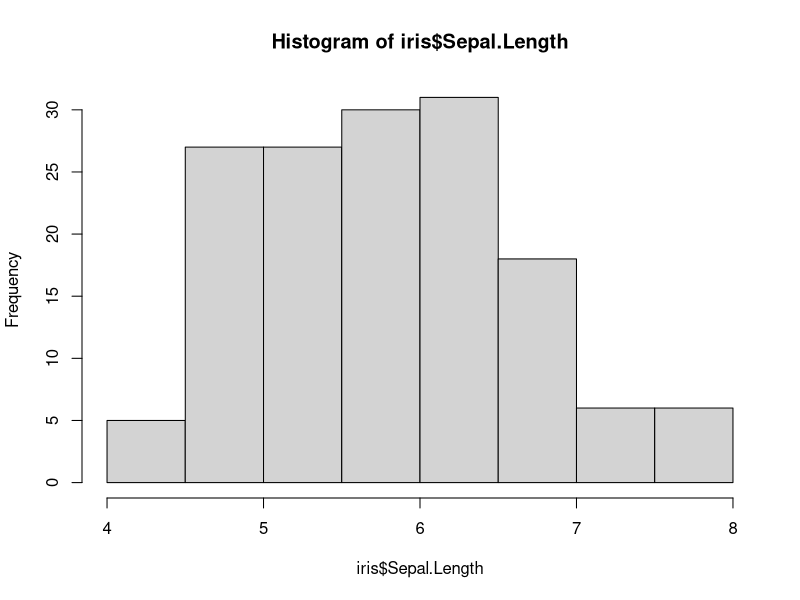
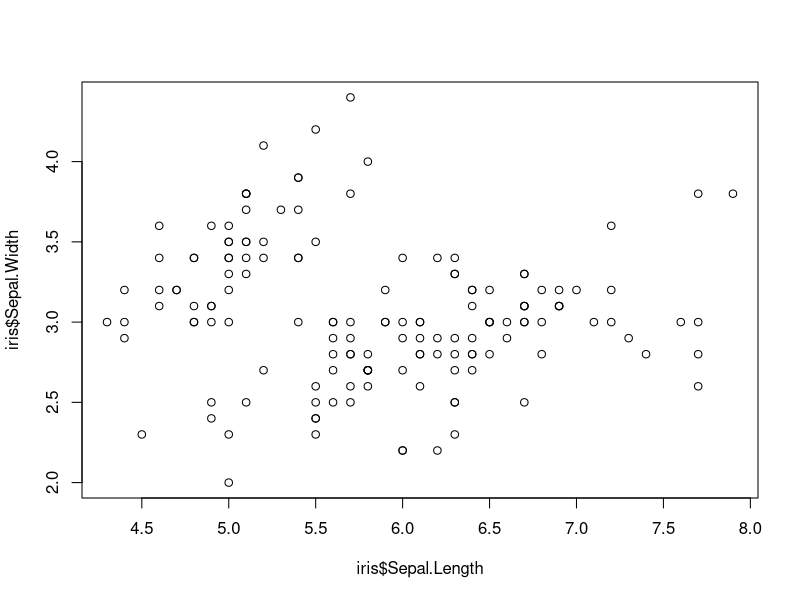
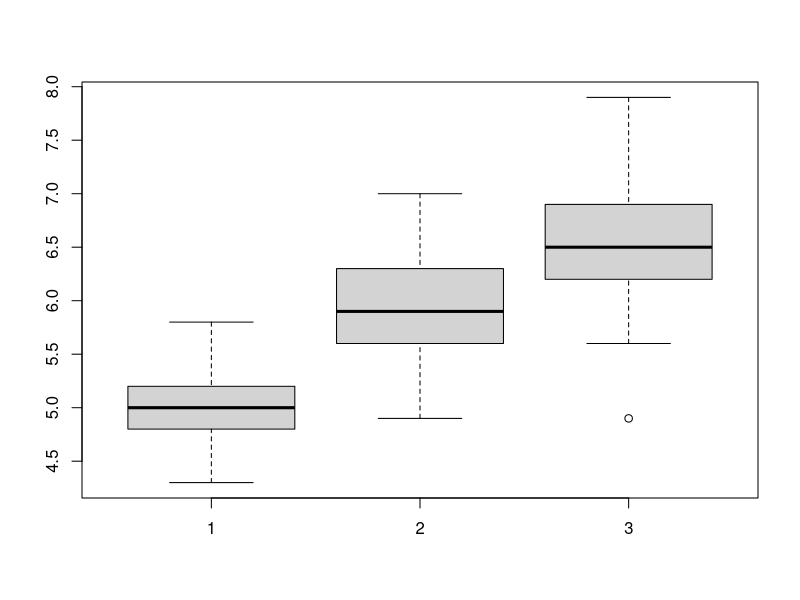
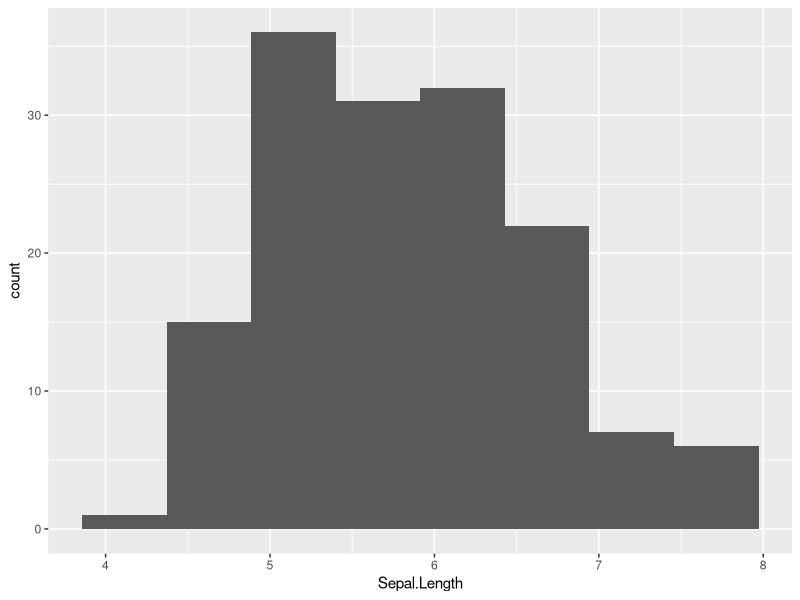
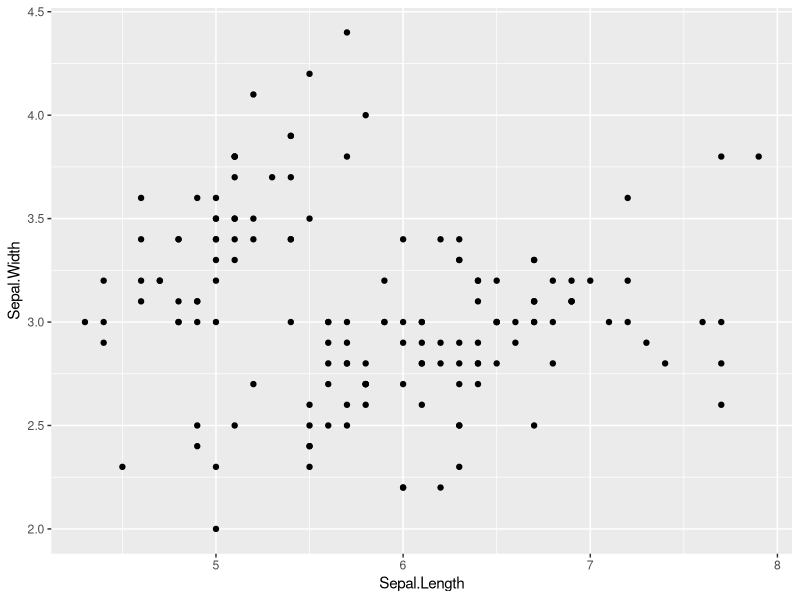
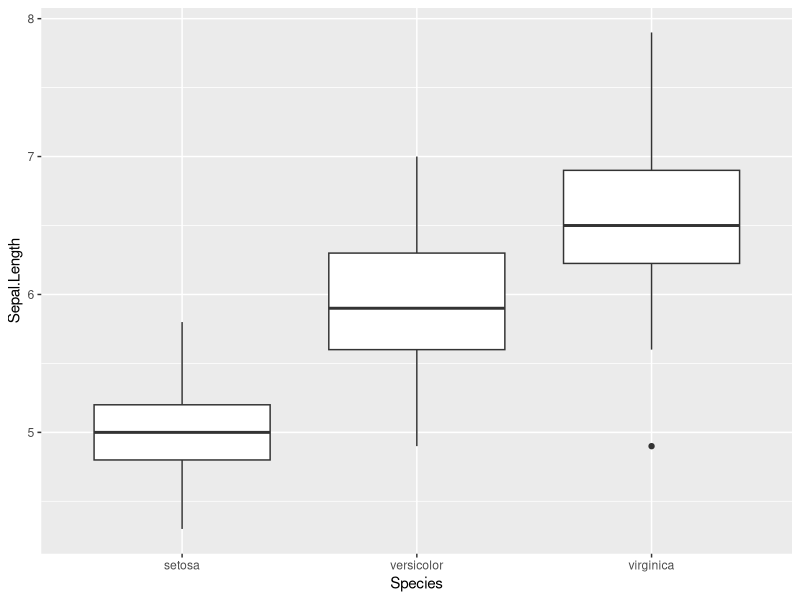
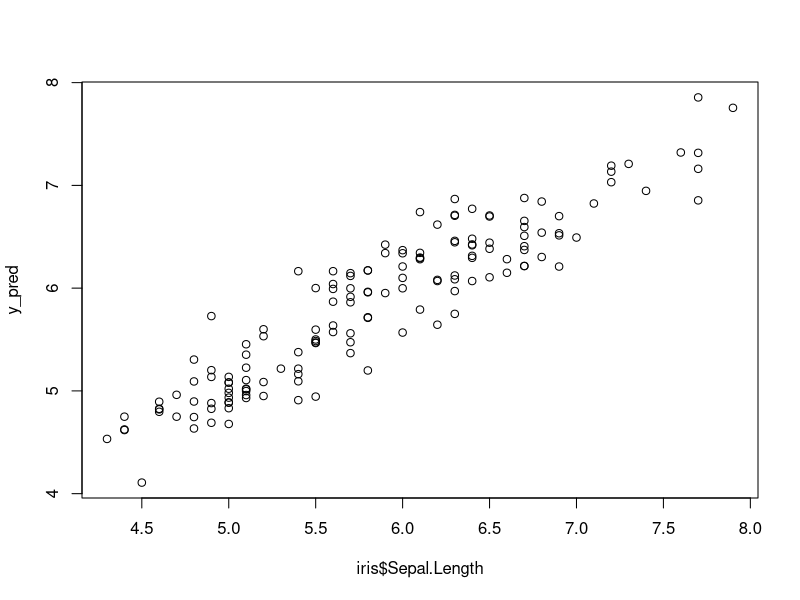

Recreate these plots in R, in order.
## ---- chunk 1
x <- c(1.0, 2.0, 5.0, 7.0)

x
class(x)
typeof(x)
## ---- chunk 2
y <- c(1L, 2L, 5L, 7L)

y
typeof(y)
## ---- chunk 3
z <- c(TRUE, TRUE, TRUE, FALSE)

z
typeof(z)
## ---- chunk 4
w <- c("aa", "bb", "5", "7")

w
typeof(w)
## ---- chunk 5
x <- c(1.0, 2.0, 5.0, 7.0)
y <- c(1L, 2L, 5L, 7L)
z <- c(TRUE, TRUE, TRUE, FALSE)
w <- c("aa", "bb", "5", "7")

object.size(x)
## ---- chunk 6
object.size(rep(x, 1000))
object.size(rep(y, 1000))
object.size(rep(z, 1000))
object.size(rep(w, 1000))
## ---- chunk 7
x <- c(1, 2, 5, 7)
x
typeof(x)

x <- rep(3, 5)
x
typeof(x)

x <- 1:12 # integer
x
typeof(x)
## ---- chunk 8
A <- matrix(1:12, nrow=3)

A

B <- matrix(1:12, nrow=3, byrow=TRUE)

B

colnames(A) <- c("C1","C2","C3","C4")
rownames(A) <- c("R1","R2","R3")

A
## ---- chunk 9
x <- 1:12

x[3]
x[2:5]
x[c(2, 5, 6)]

x[c(TRUE, FALSE, FALSE, TRUE)] 
## ---- chunk 10
A <- matrix(1:12, nrow=3)
colnames(A) <- c("C1","C2","C3","C4")
rownames(A) <- c("R1","R2","R3")

A[1, 2]
A[1, "C2"]

A[1, c(2, 3)]
A[1:2, c(2, 3)]
## ---- chunk 11
A[1, 2:4]
dim(A[1, 2:4])

A[1, 2:4, drop=FALSE]
dim(A[1, 2:4, drop=FALSE])
## ---- chunk 12
A[1, 2:4] <- c(-3, -5, 20)
A
## ---- chunk 13
x <- list(2.5, TRUE, 1:3)
x
str(x)
## ---- chunk 14
x <- list("a" = 2.5, "b" = TRUE, "c" = 1:3)
x
str(x)
## ---- chunk 15
x[[3]]

x[["c"]]

x$c
## ---- chunk 16
df <- data.frame("SN" = 1:2, "Age" = c(21,15), 
                 "Name" = c("John","Dora"))

df
## ---- chunk 17
df$Age[2]
## ---- chunk 18
# View(df)
## ---- chunk 19
x = c("single", "married", "married", "single") # vector
x

class(x)
typeof(x)
## ---- chunk 20
y = factor(c("single", "married", "married", "single"))
y

class(y)
typeof(y)
## ---- chunk 21
z <- factor(c("single", "married", "married", "single") , levels=c("single", "married"))

z
## ---- chunk 22
x = c("single", "married", "married", "single") # vector
y = factor(c("single", "married", "married", "single"))

object.size(rep(x, 1000))
object.size(rep(y, 1000))
## ---- chunk 23
help("read.table")

?read.table
## ---- chunk 24
df = read.table("./SRP029880.colData.tsv", sep="\t")
df
## ---- chunk 25
df$frozen <- c(1, 1, 0, 0, 0, 1, 1, 0, 0, 0)

write.table(df, "./SRP029880.colData.add_frozen.tsv", sep="\t", quote=FALSE)
## ---- chunk 26
x <- 4:10
mean(x)
base::mean(x)
## ---- chunk 27
#install.packages("ggplot2")
## ---- chunk 28
head(iris)
## ---- chunk 29
summary(iris)
## ---- chunk 30
hist(iris$Sepal.Length)
## ---- chunk 31
plot(x=iris$Sepal.Length, y=iris$Sepal.Width)
## ---- chunk 32
x1 <- iris$Sepal.Length[iris$Species == "setosa"]
x2 <- iris$Sepal.Length[iris$Species == "versicolor"]
x3 <- iris$Sepal.Length[iris$Species == "virginica"]

boxplot(x1, x2, x3)
## ---- chunk 33
if (!requireNamespace("ggplot2", quietly = TRUE))
    install.packages("ggplot2")
## ---- chunk 34
library(ggplot2)
## ---- chunk 35
ggplot(iris, aes(x=Sepal.Length)) + 
  geom_histogram(bins = 8)
## ---- chunk 36
ggplot(iris, aes(x=Sepal.Length, y=Sepal.Width)) + 
    geom_point()
## ---- chunk 37
ggplot(iris, aes(x=Species, y=Sepal.Length)) + 
    geom_boxplot()
## ---- chunk 38
5 * 2 > 4
## ---- chunk 39
5 * (2 > 4)
## ---- chunk 40
cor(iris$Sepal.Length, iris$Petal.Length)
## ---- chunk 41
cor.test(iris$Sepal.Length, iris$Petal.Length)
## ---- chunk 42
x1 <- iris$Sepal.Length[iris$Species == "setosa"]
x2 <- iris$Sepal.Length[iris$Species == "versicolor"]
x3 <- iris$Sepal.Length[iris$Species == "virginica"]

t.test(x2, x3)
## ---- chunk 43
fit <- lm(Sepal.Length ~ Sepal.Width + Petal.Length + Petal.Width, data=iris)
summary(fit) # show results
## ---- chunk 44
y_pred <- fit$coefficients[1] + 
  fit$coefficients[2] * iris$Sepal.Width +
  fit$coefficients[3] * iris$Petal.Length +
  fit$coefficients[4] * iris$Petal.Width

cor(iris$Sepal.Length, y_pred)
## ---- chunk 45
plot(iris$Sepal.Length, y_pred)
